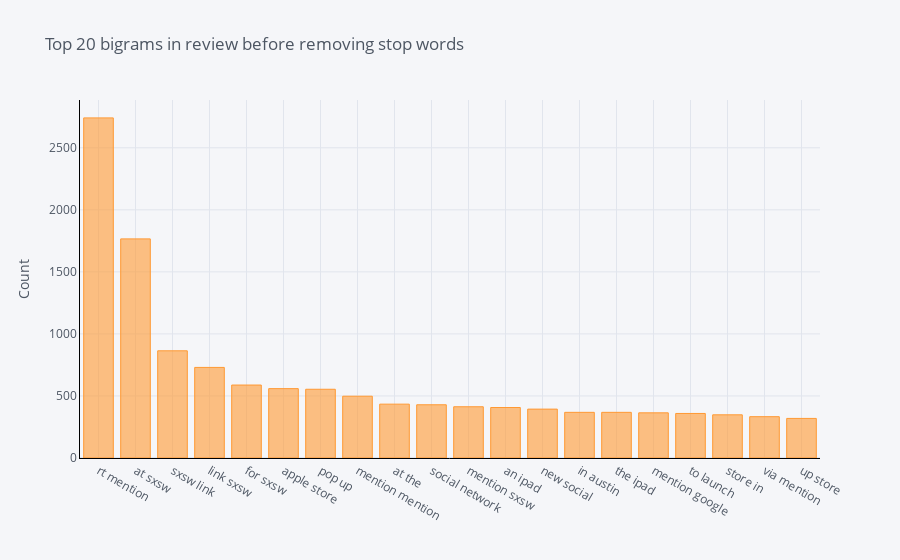

Notebook code for this chart:
### Code cell
def get_top_n_bigram(corpus, n=None):
    vec = CountVectorizer(ngram_range=(2, 2)).fit(corpus)
    bag_of_words = vec.transform(corpus)
    sum_words = bag_of_words.sum(axis=0) 
    words_freq = [(word, sum_words[0, idx]) for word, idx in vec.vocabulary_.items()]
    words_freq =sorted(words_freq, key = lambda x: x[1], reverse=True)
    return words_freq[:n]
common_words = get_top_n_bigram(df['tweet_text'], 20)
for word, freq in common_words:
    print(word, freq)
df3 = pd.DataFrame(common_words, columns = ['tweet_text' , 'count'])
df3.groupby('tweet_text').sum()['count'].sort_values(ascending=False).iplot(
    kind='bar', yTitle='Count', linecolor='black', title='Top 20 bigrams in review before removing stop words')

### Figure 1 — Plotly figure (JSON) as saved in the notebook; plotly's stock layout.template omitted (floating-point values rounded to 4 significant figures)
{"data": [{"marker": {"color": "rgba(255, 153, 51, 0.6)", "line": {"color": "rgba(255, 153, 51, 1.0)", "width": 1}}, "name": "count", "orientation": "v", "text": "", "type": "bar", "x": ["rt mention", "at sxsw", "sxsw link", "link sxsw", "for sxsw", "apple store", "pop up", "mention mention", "at the", "social network", "mention sxsw", "an ipad", "new social", "in austin", "the ipad", "mention google", "to launch", "store in", "via mention", "up store"], "y": [2741, 1766, 864, 730, 588, 559, 554, 498, 434, 429, 413, 407, 394, 368, 368, 364, 359, 348, 333, 319]}], "layout": {"legend": {"bgcolor": "#F5F6F9", "font": {"color": "#4D5663"}}, "paper_bgcolor": "#F5F6F9", "plot_bgcolor": "#F5F6F9", "title": {"font": {"color": "#4D5663"}, "text": "Top 20 bigrams in review before removing stop words"}, "xaxis": {"gridcolor": "#E1E5ED", "linecolor": "black", "showgrid": true, "tickfont": {"color": "#4D5663"}, "title": {"font": {"color": "#4D5663"}, "text": ""}, "zerolinecolor": "#E1E5ED"}, "yaxis": {"gridcolor": "#E1E5ED", "linecolor": "black", "showgrid": true, "tickfont": {"color": "#4D5663"}, "title": {"font": {"color": "#4D5663"}, "text": "Count"}, "zerolinecolor": "#E1E5ED"}}}
